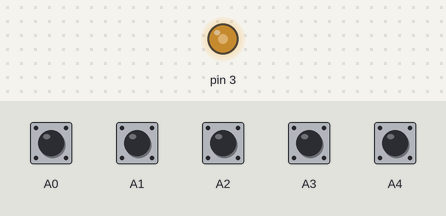
Simulated run of this sketch. Board: Arduino Uno, built with avr-gcc and run on an emulated ATmega328P. Shown: output pins drawn as LEDs (lit = HIGH). Inputs (shaded band) come from the test bench; at power-on: A0–4 HIGH. What the sketch prints to the serial monitor is not drawn.

Above: at 0.89 s.
Timing chart, 0 to 0.9 s (numbered marks = the images above; inputs shaded):
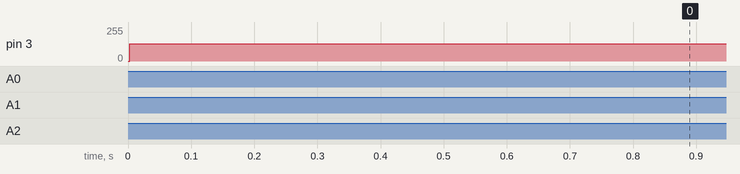

The sketch:

capacitiveOrgan.ino
```cpp
// include the no-hardware-added capacitive touch library
#include <ADCTouch.h>


// and the simple "player piano" app that will be our first synthesizer
#include <MusicWithoutDelay.h>
// quick reference for this  library at
// https://github.com/nathanRamaNoodles/Noodle-Synth#simple-continuous-frequency


// pins for output are 11 (channel A) , 3 (channel B) to ground for NPN or +5 for PNP transistor amplification
//write 6 "songs" of one note each for speed and bonus mojo
//const char song[]  // make a neighborhood/set of notes
// PROGMEM =  // store it in program memory, hard memory, not RAM
// name:options:notes

const char note1[] PROGMEM = "C Scale:d=4:c,d,e,f,g,a,b,c1";   //plays c scale,  You can add more notes to get creative. //d=4 means that every note without a number in front of the letter is assumed to be a quarter note.
const char note2[] PROGMEM = ":d=4:e,f,g,a,b,c1,d1,e1";   //plays c scale starting at e
const char song01[] PROGMEM = "::a";  // plays a
const char song02[] PROGMEM = "::b";  // plays b

//const char song03[] PROGMEM = "::c";  // plays c
//const char song04[] PROGMEM = "::d";  // plays d

//start 6 instruments with those songs
MusicWithoutDelay instrument01(song01);
MusicWithoutDelay instrument02(song02);
MusicWithoutDelay instrument03(note1);
MusicWithoutDelay instrument04(note2);

//MusicWithoutDelay instrument05(song03);
//MusicWithoutDelay instrument06(song04);

int threshold = 40; // a wild guess at the point where a "key" is touched more later

//reference values for "untouched" this is giving them a place to live, an address as it were
int ref01, ref02, ref03, ref04;

// this code will only run at boot/reset, it is used to initialize things to known good values, open devices, etc.
void setup()
{
  instrument01.begin(CHB, TRIANGLE, ENVELOPE0, 0);
  instrument02.begin(TRIANGLE, ENVELOPE0, 0);
  instrument03.begin(TRIANGLE, ENVELOPE0, 0);
  instrument04.begin(TRIANGLE, ENVELOPE0, 0);
  //instrument05.begin(TRIANGLE, ENVELOPE0, 0);
  //instrument06.begin(TRIANGLE, ENVELOPE0, 0);

    // start the serial terminal we will be writing information to as we "tune" our primitive instrument
    Serial.begin(9600);

    // reference values "untouched"
    // they will likely be different on each 'pad'
    // 800 means take 800 samples over a short period of time
    ref01 = ADCTouch.read(A1, 800);
    ref02 = ADCTouch.read(A2, 800);
    ref03 = ADCTouch.read(A3, 800);
    ref04 = ADCTouch.read(A4, 800);
    //ref05 = ADCTouch.read(A5, 500);
    //ref06 = ADCTouch.read(A6, 500);
}


// this code will run constantly after the setup procedure has finished
void loop()
{
    // read all of our "keys"
    // without the second parameter these will take 100 samples each
    // by the built in default
    int value01 = ADCTouch.read(A0);
    int value02 = ADCTouch.read(A1);
    int value03 = ADCTouch.read(A2);
    int value04 = ADCTouch.read(A3);
    //int value05 = ADCTouch.read(A4);
    //int value06 = ADCTouch.read(A5);

    instrument01.update();
    instrument02.update();
    instrument03.update();
    instrument04.update();
    //instrument05.update();
    //instrument06.update();

    // now we subtract the numbers we got when we took 800 samples
    value01 -= ref01;
    value02 -= ref02;
    value03 -= ref03;
    value04 -= ref04;
    //value05 -= ref05;
    //value06 -= ref06;

    // now we print the values of each note and over a WAG (wildly aggressive guess) at the
    // difference between pressed and not pressed values
    // 40 is that guess in a relatively dry house, set earlier (line 35)

    Serial.print("01 ");
    Serial.print(value01 > threshold);  // send true/false if value went over our threshold or not to terminal
    Serial.print("\t");  // send a tab character to the terminal
    Serial.print(value01);  // now send the actual value so we can see what needs to change

    Serial.print("\t02 ");
    Serial.print(value02 > threshold);  // send true/false if value went over our threshold to terminal
    Serial.print("\t");  // send a tab character to the terminal
    Serial.print(value02);  // now send the actual value so we can see what needs to change

    Serial.print("\t03 ");
    Serial.print(value03 > threshold);  // send true/false if value went over our threshold to terminal
    Serial.print("\t");  // send a tab character to the terminal
    Serial.print(value03);  // now send the actual value so we can see what needs to change

    Serial.print("\t04 ");
    Serial.print(value04 > threshold);  // send true/false if value went over our threshold to terminal
    Serial.print("\t");  // send a tab character to the terminal
    Serial.println(value04);  // now send the actual value so we can see what needs to change

    //Serial.print("\t05 ");
    //Serial.print(value05 > threshold);  // send true/false if value went over our threshold to terminal
    //Serial.print("\t");  // send a tab character to the terminal
    //Serial.println(value05);  // now send the actual value so we can see what needs to change

    //Serial.print("\t06 ");
    //Serial.print(value06 > threshold);  // send true/false if value went over our threshold to terminal
    //Serial.print("\t");  // send a tab character to the terminal
    //Serial.println(value06);  // now send the actual value so we can see what needs to change

    // now we go through the keysand play a note if the key is pressed/touched
    if (value01 > threshold)
    {
      instrument01.play(1);
    }

    if (value02 > threshold)
    {
      instrument02.play(1);
    }

    if (value03 > threshold)
    {
      instrument03.play(1);
    }

    if (value04 > threshold)
    {
      instrument04.play(1);
    }

    //if (value05 > 40)
    //{
      //instrument05.play(1);
    //}

    //if (value06 > 40)
    //{
      //instrument06.play(1);
    //}

    //and make sure we update each note so they play through
    instrument01.update();
    instrument02.update();
    instrument03.update();
    instrument04.update();
    //instrument05.update();
    //instrument06.update();

}
```
